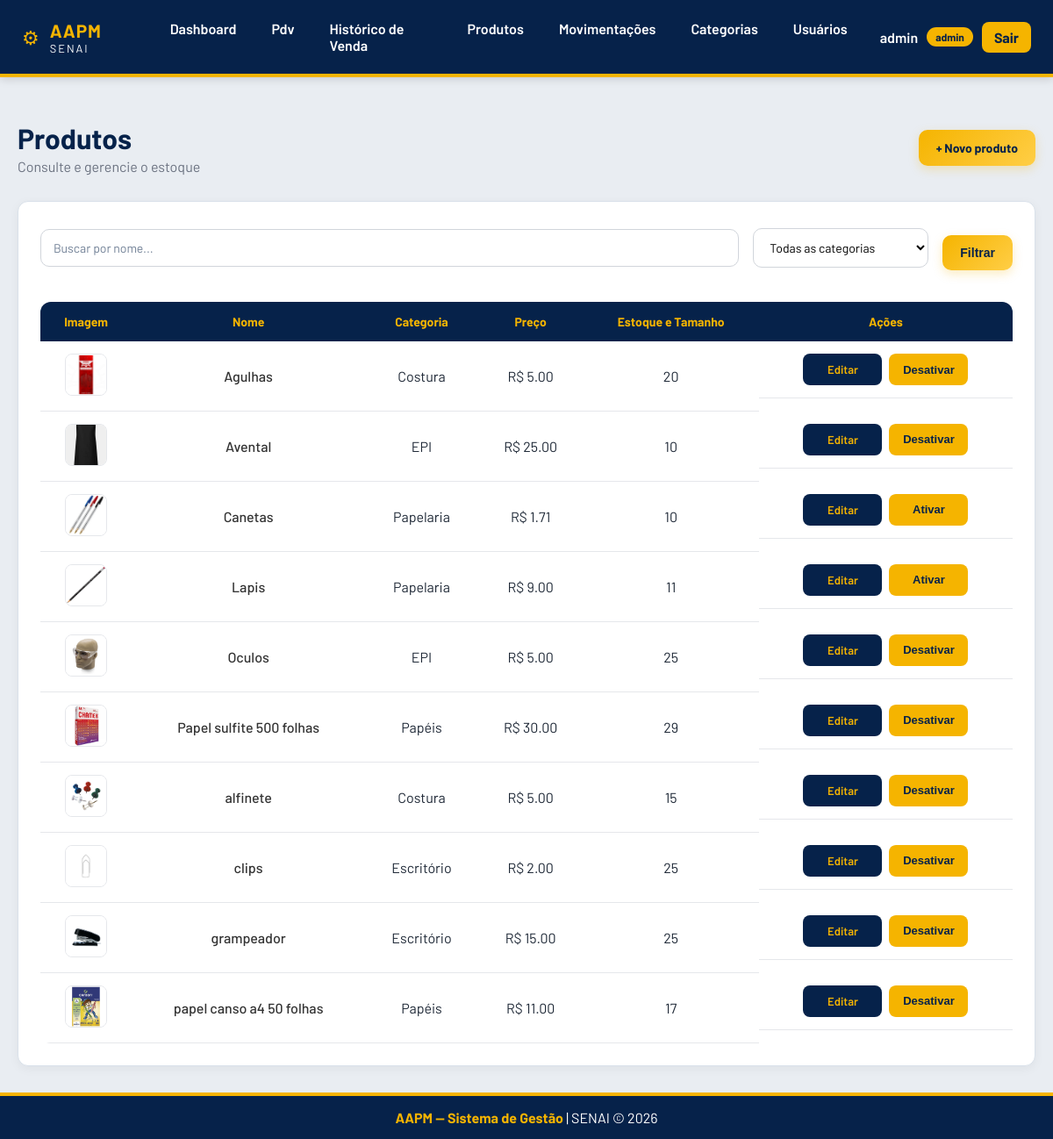
/produtos/ (signed in), run on an earlier commit of the app's database.
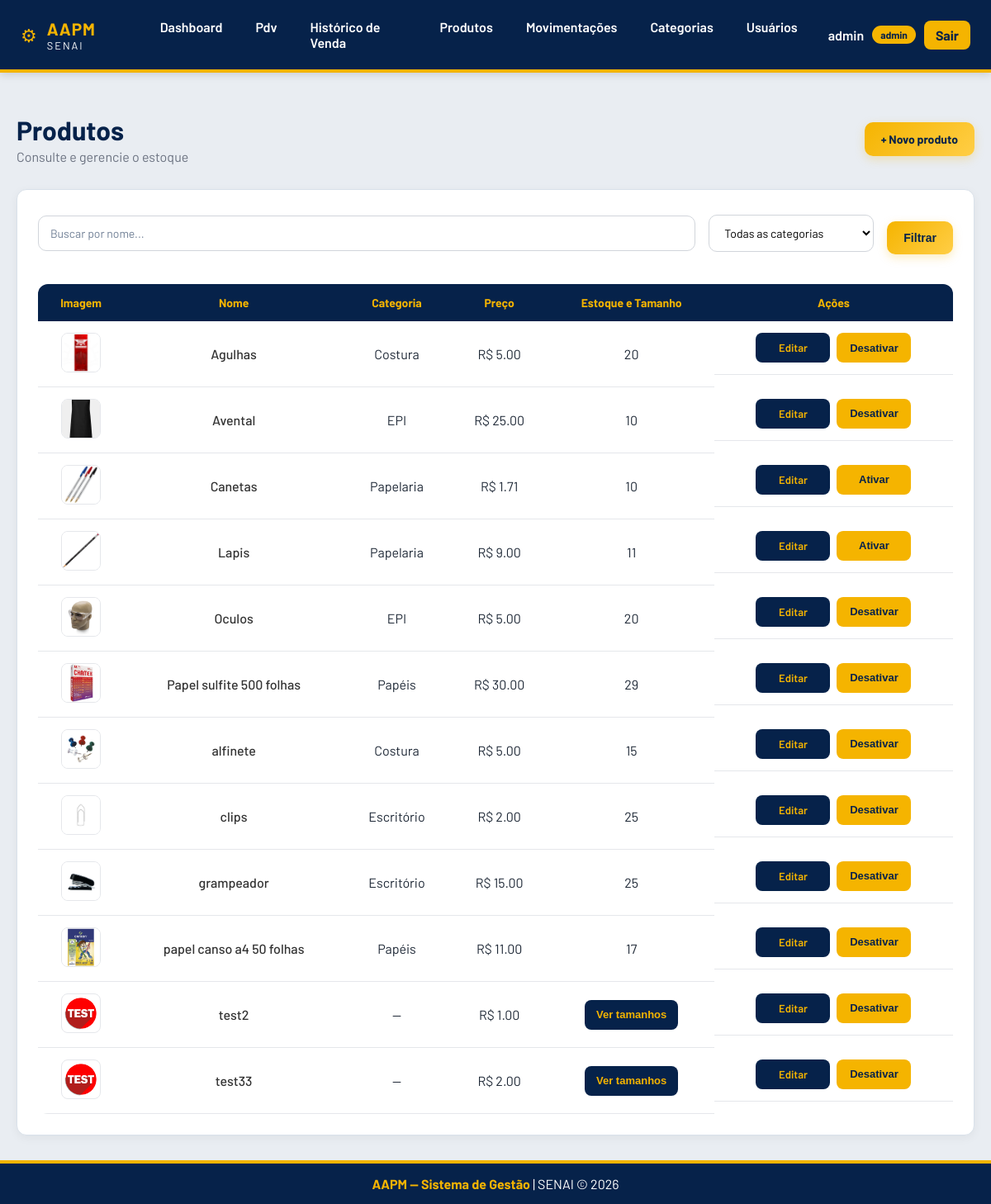
And on a later commit of the database.
### app/models/produto.py (models this page shows, shortened)
class Produto(Base):
    __tablename__ = "produtos"
    id = Column(Integer, primary_key=True, autoincrement=True, index=True)
    nome = Column(String(150), nullable=False, index=True)
    preco = Column(Float, nullable=False, default=0.0)
    estoque_atual = Column(Integer, nullable=False, default=0)
    ativo = Column(Boolean, default=True)
    imagem_path = Column(String(255), nullable=True)
    categoria_id = Column(Integer, ForeignKey("categorias.id", ondelete="SET NULL"), nullable=True)
    categoria = relationship("Categoria", back_populates="produtos")
    tamanhos  = relationship("ProdutoTamanho", back_populates="produto", cascade="all, delete-orphan")

### app/models/categoria.py (models this page shows)
class Categoria(Base):
    __tablename__ = "categorias"
    id = Column(Integer, primary_key=True,autoincrement=True, index=True)
    nome = Column(String(100), nullable=False, unique=True)
    ativo = Column(Boolean, default=True)
    produtos = relationship("Produto", back_populates="categoria", lazy="select")

### app/controllers/produto_controller.py (the view)
@router.get("/")
def listar_produtos(
    request: Request,
    busca: str = "",
    categoria_id: int = 0,
    db: Session = Depends(get_db),
    usuario = Depends(get_usuario_logado)
):
    query = db.query(Produto)
    if usuario['role'] != 'admin':
        query = query.filter(Produto.ativo == True)
    if busca:
        query = query.filter(Produto.nome.ilike(f"%{busca}%"))
    if categoria_id:
        query = query.filter(Produto.categoria_id == categoria_id)
    produtos   = query.order_by(Produto.nome).all()
    categorias = db.query(Categoria).filter(Categoria.ativo == True).all()
    return templates.TemplateResponse(
        request,
        "produtos/index.html",
        {
            "request":      request,
            "usuario":      usuario,
            "produtos":     produtos,
            "categorias":   categorias,
            "busca":        busca,
            "categoria_id": categoria_id,
        }
    )

### app/templates/produtos/index.html (shortened to what this page needs)
{% extends "base.html" %}
{% block conteudo %}
<div class="page-header">
  <div>
    <h1 class="page-title">Produtos</h1>
    <p class="page-subtitle">Consulte e gerencie o estoque</p>
  </div>
  {% if usuario['role'] == 'admin' %}
  <a href="/produtos/novo" class="btn-primary">+ Novo produto</a>
  {% endif %}
</div>
<div class="card">
  <form method="get" action="/produtos" style="display:flex;gap:1rem;margin-bottom:1.5rem;flex-wrap:wrap">
    <input type="text" name="busca" class="form-input" placeholder="Buscar por nome..." value="{{ busca }}"
      style="flex:1;min-width:200px">
    <select name="categoria_id" class="form-input form-select" style="width:200px">
      <option value="0">Todas as categorias</option>
    </select>
    <button type="submit" class="btn-primary">
      Filtrar
    </button>
  </form>
  <div class="table-wrapper">
    <table class="table">
      <thead>
        <tr>
          <th>Imagem</th>
          <th>Nome</th>
          <th>Categoria</th>
          <th>Preço</th>
          <th>Estoque e Tamanho</th>
          {% if usuario['role'] == 'admin' %}
          <th>Ações</th>
          {% endif %}
        </tr>
      </thead>
      <tbody>
        {% for p in produtos %}
        <tr>
          <td>
            <img src="{{ url_for('static', path=p.imagem_path if p.imagem_path else 'img/sem-foto.png') }}"
              alt="{{ p.nome }}" width="48" height="48">
          </td>
          <td class="produto-nome">
            {{ p.nome }}
          </td>
          <td>
            {{ p.categoria.nome if p.categoria else "—" }}
          </td>
          <td>
            R$ {{ "%.2f"|format(p.preco) }}
          </td>
          <td class="estoque-produto">
            {% if p.tamanhos %}
            <button type="button" class="btn-table" onclick="abrirTamanhos({{ p.id }})">
              Ver tamanhos
            </button>
            {% else %}
            {{ p.estoque_atual }}
            {% endif %}
          </td>
          {% if usuario['role'] == 'admin' %}
          <td class="td-actions">
            <a href="/produtos/{{ p.id }}/editar" class="btn-table">
              Editar
            </a>
            <form action="/produtos/{{ p.id }}/desativar" method="post" style="display:inline">
              <button type="submit" class="btn-table btn-table--warn">
                {% if p.ativo %}
                Desativar
                {% else %}
                Ativar
                {% endif %}
              </button>
            </form>
          </td>
          {% endif %}
        </tr>
        {% endfor %}
      </tbody>
    </table>
  </div>
</div>
{% endblock %}

What changed in the data, as far as the page shows it:
changed Produto "Oculos": estoque_atual "25" → "20"
added Produto: imagem_path (picture), nome "test2", categoria "—", preco "1.00", ativo "Desativar"
added Produto: imagem_path (picture), nome "test33", categoria "—", preco "2.00", ativo "Desativar"
